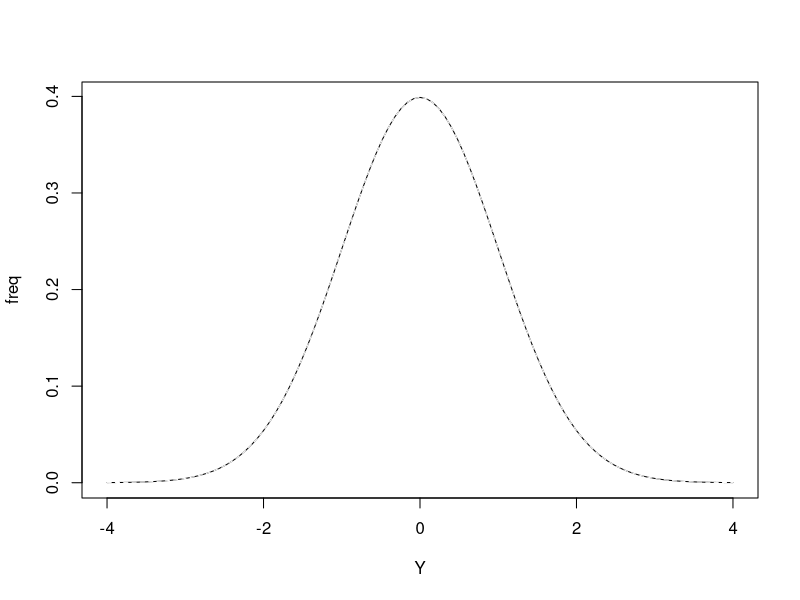

The R script that drew this image:
#Chapter 6 moves on from discrete distributions to the normal distribution, 
#a continuous distribution that will be the basis of most statistics in the book.

#Let's check where it is.
?Distributions
?dnorm

#Section 6.2 Properties of the Norman Distribution
#We can draw a function as a plot using curve().
normal.manual<-function(mean, sd){
curve((1/(sd*sqrt(2*pi)))*exp((-((x-mean)/sd)^2)/2),
      -4, 4, #go from -4 to +4 standard deviations.
      add = FALSE,
      ylab="freq",
      xlab="Y",
      type = "l")
}
normal.manual(0,1)

#You can get this automatically in R with dnorm.
curve(dnorm(x, mean=0, sd=1),
      -4, 4,
      col="white",
      lty="dashed",
      add=TRUE)
#I added a white dashed line over the original black line so you can see that they follow the same path.
#Following box 6.2 to manually make a Q-Q plot to understand how they are built.

#Then how to do them in R automatically.

#The rankits in box 6.2 are done this way.

#Look up Q-Q calculation in R to see how it deals with small sample sizes.
